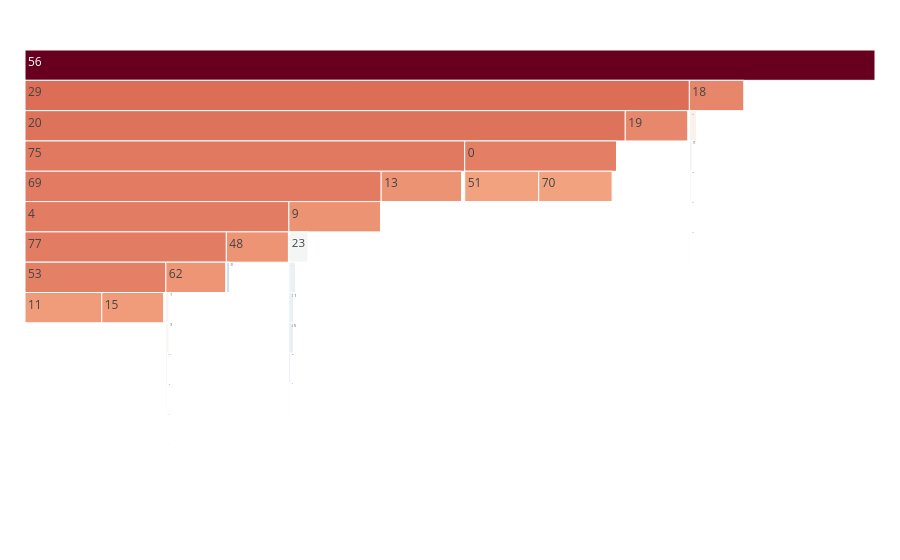

The code cell stored with this chart in its notebook:
### Code cell
fig = make_icicle(path_templ(18))
fig.show()

### Figure 1 — Plotly figure (JSON) as saved in the notebook; plotly's stock layout.template omitted (floating-point values rounded to 4 significant figures)
{"data": [{"labels": ["0", "1", "2", "3", "4", "5", "6", "7", "8", "9", "10", "11", "12", "13", "14", "15", "16", "17", "18", "19", "20", "21", "22", "23", "24", "25", "26", "27", "28", "29", "30", "31", "32", "33", "34", "35", "36", "37", "38", "39", "40", "41", "42", "43", "44", "45", "46", "47", "48", "49", "50", "51", "52", "53", "54", "55", "56", "57", "58", "59", "60", "61", "62", "63", "64", "65", "66", "67", "68", "69", "70", "71", "72", "73", "74", "75", "76", "77", "78", "79"], "marker": {"cmid": -7.993, "colors": [-2.937, -12.04, -8.252, -7.367, -2.831, -8.53, -8.555, -11.9, -11.81, -3.51, -10.2, -3.752, -9.945, -3.499, -10.45, -3.753, -7.88, -12.12, -3.117, -3.161, -2.58, -7.589, -8.787, -8.135, -11.97, -9.35, -12.32, -11.88, -8.77, -2.45, -9.946, -8.71, -9.091, -7.822, -10.31, -8.74, -11.97, -8.318, -7.551, -9.233, -7.611, -11.75, -9.618, -9.756, -8.616, -8.916, -9.466, -8.757, -3.529, -8.21, -7.719, -3.93, -10.39, -2.958, -9.301, -11.98, 1.937, -9.372, -10.05, -10.61, -9.643, -8.342, -3.551, -8.979, -9.19, -8.986, -8.91, -11.79, -12.32, -2.815, -3.93, -8.594, -9.188, -8.383, -8.736, -2.755, -8.138, -2.852, -10.82, -9.773], "colorscale": [[0, "rgb(5,48,97)"], [0.1, "rgb(33,102,172)"], [0.2, "rgb(67,147,195)"], [0.3, "rgb(146,197,222)"], [0.4, "rgb(209,229,240)"], [0.5, "rgb(247,247,247)"], [0.6, "rgb(253,219,199)"], [0.7, "rgb(244,165,130)"], [0.8, "rgb(214,96,77)"], [0.9, "rgb(178,24,43)"], [1, "rgb(103,0,31)"]]}, "parents": ["20", "7", "38", "18", "69", "73", "23", "70", "41", "69", "48", "53", "54", "75", "30", "53", "9", "8", "56", "29", "29", "62", "71", "9", "10", "66", "8", "41", "44", "56", "54", "44", "65", "21", "42", "31", "11", "38", "18", "45", "21", "10", "39", "25", "23", "31", "39", "37", "4", "33", "62", "0", "30", "77", "65", "70", "", "66", "42", "52", "48", "49", "77", "74", "66", "74", "71", "11", "7", "75", "0", "73", "45", "49", "37", "20", "33", "4", "52", "25"], "root": {"color": "lightgrey"}, "tiling": {"orientation": "v"}, "type": "icicle", "values": [361, 1, 2, 1, 38, 1, 1, 1, 1, 5953, 280, 6293, 1, 6618, 1, 5100, 1, 1, 3888, 5149, 723, 2, 1, 1047, 1, 9, 5, 1, 3, 130, 11, 28, 1, 136, 7, 1, 27, 92, 343, 50, 2, 2, 80, 1, 145, 228, 4, 1, 4817, 30, 1, 6095, 8, 178, 67, 2, 10806, 1, 2, 1, 3, 1, 4653, 1, 1, 4, 23, 1, 15, 50, 6024, 41, 3, 28, 54, 262, 2, 45, 5, 3]}], "layout": {"margin": {"b": 25, "l": 25, "r": 25, "t": 50}}}
